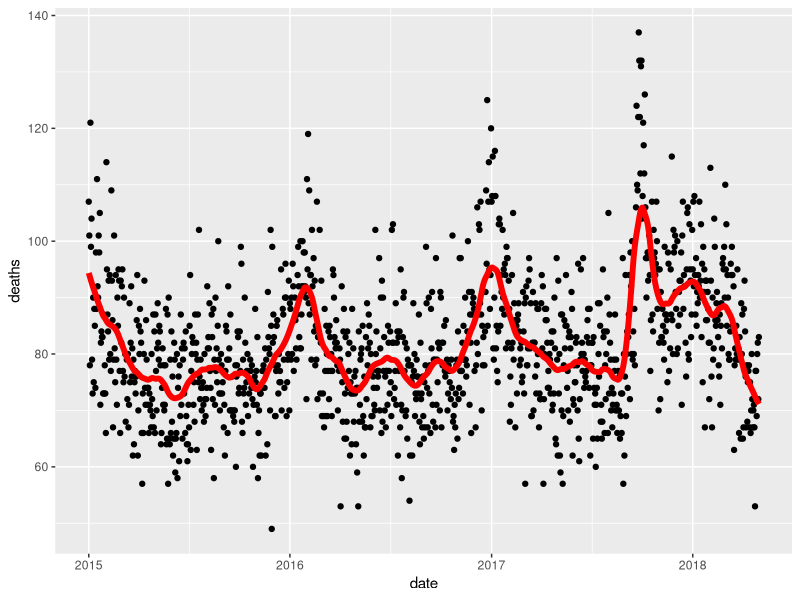
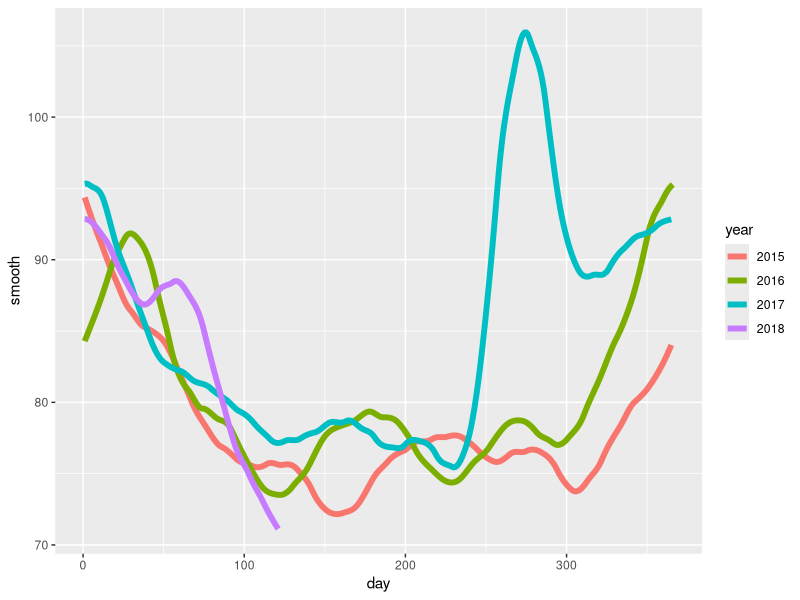
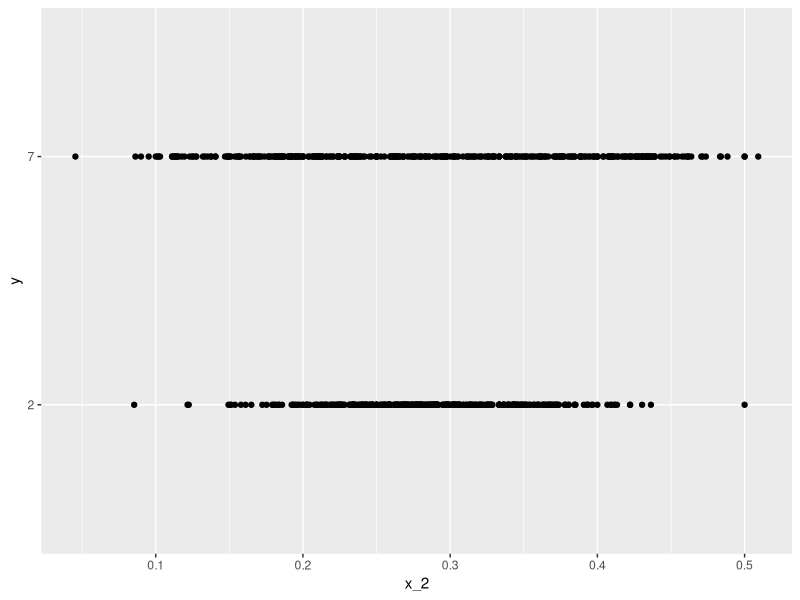

Write R code to recreate these figures, in order. (Note: this script raises an error after producing the figures.)
# Mortalidad para Puerto Rico para 2015-2018
library(tidyverse)
library(lubridate)
library(purrr)
library(pdftools)
library(dslabs)

fn <- system.file("extdata", "RD-Mortality-Report_2015-18-180531.pdf",
                  package="dslabs")

dat <- map_df(str_split(pdf_text(fn), "\n"), function(s){
  s <- str_trim(s)
  header_index <- str_which(s, "2015")[1]
  tmp <- str_split(s[header_index], "\\s+", simplify = TRUE)
  month <- tmp[1]
  header <- tmp[-1]
  tail_index <- str_which(s, "Total")
  n <- str_count(s, "\\d+")
  out <- c(1:header_index, which(n == 1),
           which(n >= 28), tail_index:length(s))
  s[-out] %>% str_remove_all("[^\\d\\s]") %>% str_trim() %>%
    str_split_fixed("\\s+", n = 6) %>% .[,1:5] %>% as_tibble() %>%
    setNames(c("day", header)) %>%
    mutate(month = month, day = as.numeric(day)) %>%
    pivot_longer(-c(day, month), names_to = "year", values_to = "deaths") %>%
    mutate(deaths = as.numeric(deaths))
}) %>%
  mutate(month = recode(month,
                        "JAN" = 1, "FEB" = 2, "MAR" = 3,
                        "APR" = 4, "MAY" = 5, "JUN" = 6,
                        "JUL" = 7, "AGO" = 8, "SEP" = 9,
                        "OCT" = 10, "NOV" = 11, "DEC" = 12)) %>%
  mutate(date = make_date(year, month, day)) %>%
  filter(date <= "2018-05-01")

span <- 60 / as.numeric(diff(range(dat$date)))
fit <- dat %>% mutate(x = as.numeric(date)) %>% loess(deaths ~ x, data = ., span = span, degree = 1)
dat %>% mutate(smooth = predict(fit, as.numeric(date))) %>%
  ggplot() +
  geom_point(aes(date, deaths)) +
  geom_line(aes(date, smooth), lwd = 2, col = "red")


# Ex 2: Grafique los estimadores suaves como función del día del año, todas en el mismo gráfico pero con diferentes colores
dat %>% 
  mutate(smooth = predict(fit, as.numeric(date)), day = yday(date), year = as.character(year(date))) %>%
  ggplot(aes(day, smooth, col = year)) +
  geom_line(lwd = 2)

# Ex 3: Predecir 2s y 7s con solo la segunda covariable
library(broom)
library(dslabs)
data("mnist_27")
mnist_27$train %>%
  glm(y ~ x_2, family = "binomial", data = .) %>%
  tidy()
qplot(x_2, y, data = mnist_27$train) # y es binario
# Ajuste una línea loess a los datos anteriores y grafique los resultados
# Observe que hay poder predictivo, excepto que la probabilidad condicional no es lineal
library(tidyverse)
library(dslabs)
data("mnist_27")

fit <- loess(as.numeric(y == "7") ~ x_2, data = mnist_27$train, degree = 1)
p_hat <- predict(fit, newdata = mnist_27$test, type = "response")
y_hat <- ifelse(p_hat > 0.5, "7", "2") %>%
  factor(levels=levels(mnist_27$test$y))
accuracy <- mean(y_hat == mnist_27$test$y, na.rm = TRUE)

confusionMatrix(y_hat, mnist_27$test$y)$overall[["Accuracy"]]

mnist_27$train %>% 
  mutate(y = ifelse(y == "7", 1, 0)) %>%
  ggplot(aes(x = x_2, y = y)) +
  geom_smooth(method = "loess", method.args = list(degree = 1)) +
  labs(
    title = "Probabilidad Condicional de ser '7' dado x_2",
    y = "Probabilidad (y=1 si es 7)",
    x = "x_2"
  )
